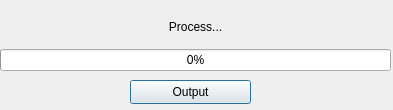
<?xml version="1.0" encoding="UTF-8"?>
<ui version="4.0">
 <class>DialogIndicator</class>
 <widget class="QDialog" name="DialogIndicator">
  <property name="windowModality">
   <enum>Qt::WindowModal</enum>
  </property>
  <property name="geometry">
   <rect>
    <x>0</x>
    <y>0</y>
    <width>393</width>
    <height>110</height>
   </rect>
  </property>
  <property name="minimumSize">
   <size>
    <width>393</width>
    <height>110</height>
   </size>
  </property>
  <property name="maximumSize">
   <size>
    <width>393</width>
    <height>110</height>
   </size>
  </property>
  <property name="contextMenuPolicy">
   <enum>Qt::NoContextMenu</enum>
  </property>
  <property name="windowTitle">
   <string>Working...</string>
  </property>
  <property name="sizeGripEnabled">
   <bool>false</bool>
  </property>
  <property name="modal">
   <bool>false</bool>
  </property>
  <widget class="QPushButton" name="ExitDialog">
   <property name="geometry">
    <rect>
     <x>130</x>
     <y>80</y>
     <width>121</width>
     <height>24</height>
    </rect>
   </property>
   <property name="maximumSize">
    <size>
     <width>500</width>
     <height>16777215</height>
    </size>
   </property>
   <property name="text">
    <string>Output</string>
   </property>
  </widget>
  <widget class="QWidget" name="layoutWidget">
   <property name="geometry">
    <rect>
     <x>0</x>
     <y>10</y>
     <width>391</width>
     <height>61</height>
    </rect>
   </property>
   <layout class="QVBoxLayout" name="verticalLayout">
    <item>
     <widget class="QLabel" name="Log">
      <property name="text">
       <string>Process...</string>
      </property>
      <property name="alignment">
       <set>Qt::AlignCenter</set>
      </property>
     </widget>
    </item>
    <item>
     <widget class="QProgressBar" name="ProgressDo">
      <property name="value">
       <number>0</number>
      </property>
     </widget>
    </item>
   </layout>
  </widget>
 </widget>
 <resources/>
 <connections>
  <connection>
   <sender>ExitDialog</sender>
   <signal>clicked()</signal>
   <receiver>DialogIndicator</receiver>
   <slot>close()</slot>
   <hints>
    <hint type="sourcelabel">
     <x>238</x>
     <y>92</y>
    </hint>
    <hint type="destinationlabel">
     <x>320</x>
     <y>87</y>
    </hint>
   </hints>
  </connection>
 </connections>
</ui>
